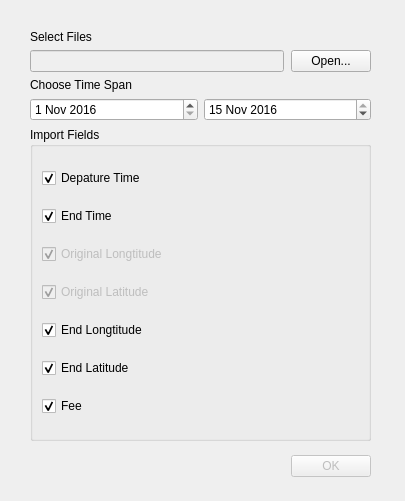
<?xml version="1.0" encoding="UTF-8"?>
<ui version="4.0">
 <class>Wizard</class>
 <widget class="QDialog" name="Wizard">
  <property name="geometry">
   <rect>
    <x>0</x>
    <y>0</y>
    <width>405</width>
    <height>501</height>
   </rect>
  </property>
  <property name="windowTitle">
   <string>Dialog</string>
  </property>
  <widget class="QWidget" name="verticalLayoutWidget">
   <property name="geometry">
    <rect>
     <x>30</x>
     <y>30</y>
     <width>341</width>
     <height>411</height>
    </rect>
   </property>
   <layout class="QVBoxLayout" name="verticalLayout">
    <item>
     <widget class="QLabel" name="selectLabel">
      <property name="text">
       <string>Select Files</string>
      </property>
     </widget>
    </item>
    <item>
     <layout class="QHBoxLayout" name="fileLayout" stretch="0,0">
      <property name="spacing">
       <number>7</number>
      </property>
      <item>
       <widget class="QLineEdit" name="lineEditPath">
        <property name="enabled">
         <bool>false</bool>
        </property>
       </widget>
      </item>
      <item>
       <widget class="QPushButton" name="pushButtonOpen">
        <property name="text">
         <string>Open...</string>
        </property>
       </widget>
      </item>
     </layout>
    </item>
    <item>
     <widget class="QLabel" name="timeSpanLabel">
      <property name="text">
       <string>Choose Time Span</string>
      </property>
     </widget>
    </item>
    <item>
     <layout class="QHBoxLayout" name="horizontalLayout">
      <item>
       <widget class="QDateEdit" name="startTimeEdit">
        <property name="dateTime">
         <datetime>
          <hour>0</hour>
          <minute>0</minute>
          <second>0</second>
          <year>2016</year>
          <month>11</month>
          <day>1</day>
         </datetime>
        </property>
        <property name="maximumDate">
         <date>
          <year>2016</year>
          <month>11</month>
          <day>15</day>
         </date>
        </property>
        <property name="minimumDate">
         <date>
          <year>2016</year>
          <month>11</month>
          <day>1</day>
         </date>
        </property>
       </widget>
      </item>
      <item>
       <widget class="QDateEdit" name="endTimeEdit">
        <property name="dateTime">
         <datetime>
          <hour>0</hour>
          <minute>0</minute>
          <second>0</second>
          <year>2016</year>
          <month>11</month>
          <day>15</day>
         </datetime>
        </property>
        <property name="maximumDate">
         <date>
          <year>2016</year>
          <month>11</month>
          <day>15</day>
         </date>
        </property>
        <property name="minimumDate">
         <date>
          <year>2016</year>
          <month>11</month>
          <day>1</day>
         </date>
        </property>
       </widget>
      </item>
     </layout>
    </item>
    <item>
     <widget class="QGroupBox" name="groupBoxDataset">
      <property name="sizePolicy">
       <sizepolicy hsizetype="Preferred" vsizetype="Expanding">
        <horstretch>0</horstretch>
        <verstretch>0</verstretch>
       </sizepolicy>
      </property>
      <property name="title">
       <string>Import Fields</string>
      </property>
      <layout class="QVBoxLayout" name="verticalLayoutField">
       <item>
        <widget class="QCheckBox" name="checkBoxDT">
         <property name="text">
          <string>Depature Time</string>
         </property>
         <property name="checked">
          <bool>true</bool>
         </property>
        </widget>
       </item>
       <item>
        <widget class="QCheckBox" name="checkBoxET">
         <property name="text">
          <string>End Time</string>
         </property>
         <property name="checked">
          <bool>true</bool>
         </property>
        </widget>
       </item>
       <item>
        <widget class="QCheckBox" name="checkBoxOLong">
         <property name="enabled">
          <bool>false</bool>
         </property>
         <property name="text">
          <string>Original Longtitude</string>
         </property>
         <property name="checked">
          <bool>true</bool>
         </property>
        </widget>
       </item>
       <item>
        <widget class="QCheckBox" name="checkBoxOLa">
         <property name="enabled">
          <bool>false</bool>
         </property>
         <property name="text">
          <string>Original Latitude</string>
         </property>
         <property name="checked">
          <bool>true</bool>
         </property>
        </widget>
       </item>
       <item>
        <widget class="QCheckBox" name="checkBoxELong">
         <property name="text">
          <string>End Longtitude</string>
         </property>
         <property name="checked">
          <bool>true</bool>
         </property>
        </widget>
       </item>
       <item>
        <widget class="QCheckBox" name="checkBoxELa">
         <property name="text">
          <string>End Latitude</string>
         </property>
         <property name="checked">
          <bool>true</bool>
         </property>
        </widget>
       </item>
       <item>
        <widget class="QCheckBox" name="checkBoxFee">
         <property name="text">
          <string>Fee</string>
         </property>
         <property name="checked">
          <bool>true</bool>
         </property>
        </widget>
       </item>
      </layout>
     </widget>
    </item>
   </layout>
  </widget>
  <widget class="QDialogButtonBox" name="buttonBox">
   <property name="enabled">
    <bool>false</bool>
   </property>
   <property name="geometry">
    <rect>
     <x>30</x>
     <y>450</y>
     <width>341</width>
     <height>32</height>
    </rect>
   </property>
   <property name="orientation">
    <enum>Qt::Horizontal</enum>
   </property>
   <property name="standardButtons">
    <set>QDialogButtonBox::Ok</set>
   </property>
  </widget>
 </widget>
 <resources/>
 <connections/>
</ui>
